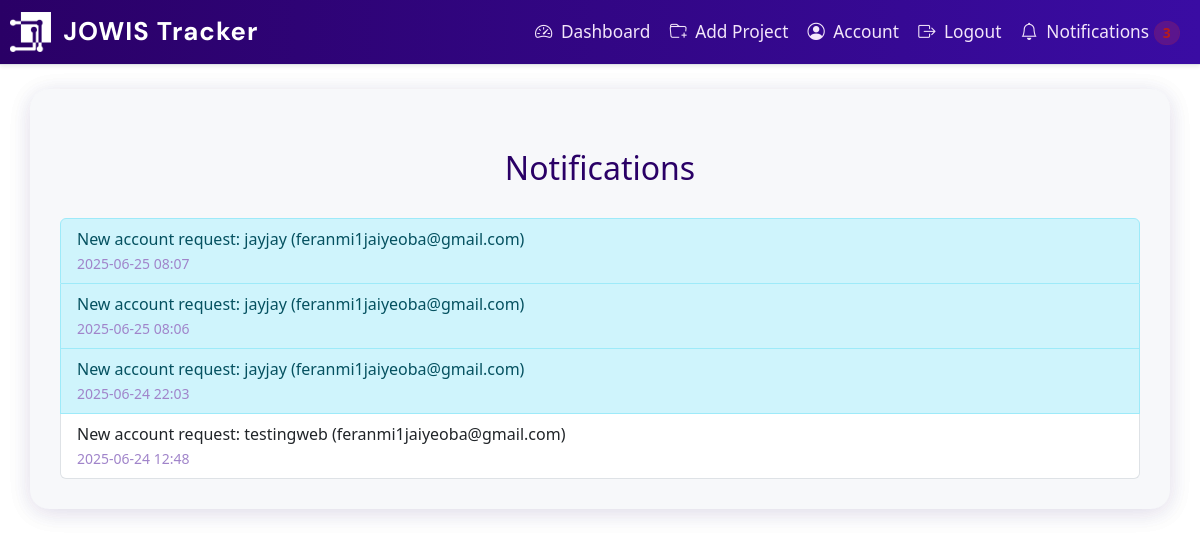
The app's page /notifications (signed in), older data.
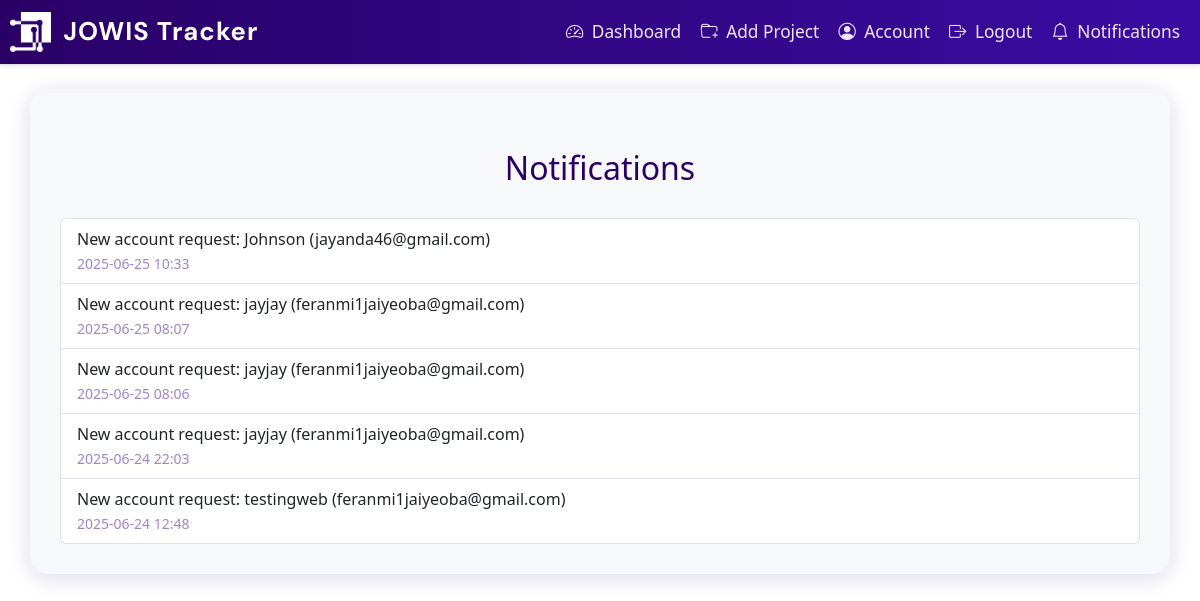
The same page, newer data.
### app/dbmodels.py (models this page shows)
class Notification(db.Model):
    id = db.Column(db.Integer, primary_key=True)
    user_id = db.Column(db.Integer, db.ForeignKey('user.id', ondelete="CASCADE"))
    message = db.Column(db.String(255), nullable=False)
    created_at = db.Column(db.DateTime, default=datetime.utcnow)
    is_read = db.Column(db.Boolean, default=False)
    user = db.relationship('User', backref='notifications')

### app/routes.py (the view)
@main.route('/notifications')
@login_required
def notifications():
    notifs = Notification.query.filter_by(user_id=current_user.id).order_by(Notification.created_at.desc()).all()
    for n in notifs:
        n.is_read = True
    db.session.commit()
    return render_template('notifications.html', notifications=notifs)

### app/__init__.py (called while the page is built)
def create_app():
    app= Flask(__name__)
    app.config.from_object("config.Config") # load app config from config.py
    db.init_app(app)
    migrate.init_app(app, db)
    login_manager.init_app(app)
    mail.init_app(app)
    scheduler.init_app(app)
    scheduler.start()
    from . import jobs  # <-- Import jobs to register them
    from .admin import init_admin
    init_admin(app)
    login_manager.login_view = "main.login"
    login_manager.login_message_category ="info"
    from .dbmodels import User
    @login_manager.user_loader
    def load_user(user_id):
        return User.query.get(int(user_id))
    from .routes import main
    app.register_blueprint(main)
    @app.errorhandler(403)
    def forbidden(e):
        return render_template("403.html"), 403
    return app

### app/templates/notifications.html
{% extends "base.html" %}
{% block content %}
<div class="container mt-4">
  <h2>Notifications</h2>
  <ul class="list-group">
    {% for notif in notifications %}
      <li class="list-group-item{% if not notif.is_read %} list-group-item-info{% endif %}">
        {{ notif.message }} <br>
        <small class="text-muted">{{ notif.created_at.strftime('%Y-%m-%d %H:%M') }}</small>
      </li>
    {% else %}
      <li class="list-group-item">No notifications.</li>
    {% endfor %}
  </ul>
</div>
{% endblock %}

### app/templates/base.html (shortened to what this page needs)
<!DOCTYPE html>
<html lang="en">
  <head>
    <link
      href="https://cdn.jsdelivr.net/npm/bootstrap@5.3.0/dist/css/bootstrap.min.css"
      rel="stylesheet"
    />
     <link
      rel="stylesheet"
      href="{{ url_for('static', filename='style.css') }}"
    />
     <link
      rel="stylesheet"
      href="{{ url_for('static', filename='custom.css') }}"
    />
    <link
      rel="stylesheet"
      href="https://cdn.jsdelivr.net/npm/bootstrap-icons@1.10.5/font/bootstrap-icons.css"
    />
  </head>
  <body class="bg-light">
    {% include "_navbar.html" %}
    <div class="container p-0">
       {% block content %}{% endblock %}
    </div>
  </body>
  </html>

### app/templates/_navbar.html (shortened to what this page needs)
            <i class="bi bi-bell"></i> Notifications {% set unread =
            current_user.notifications|selectattr('is_read', 'eq', False)|list
            %}
            <i class="bi bi-bell me-1"></i> Notifications {% set unread =
            current_user.notifications | selectattr('is_read', 'eq', False) |
            list %}
<nav class="navbar navbar-expand-lg custom-navbar border-bottom shadow-sm mb-4">
  <img
    class="logo img-fluid"
    src="{{ url_for('static', filename='img/jowis-logo2.png') }}"
    alt="Logo"
    style="max-height: 40px; width: auto"
  />
  <div class="container-fluid">
    <a class="navbar-brand fw-bold" href="{{ url_for('main.dashboard') }}">
      JOWIS Tracker
    </a>
    <div class="collapse navbar-collapse justify-content-end" id="navbarNav">
      <ul class="navbar-nav">
        <li class="nav-item">
          <a class="nav-link" href="{{ url_for('main.go_dashboard') }}">
            <i class="bi bi-speedometer2 me-1"></i> Dashboard
          </a>
        </li>
        <li class="nav-item">
          <a class="nav-link" href="{{ url_for('main.add_project') }}">
            <i class="bi bi-folder-plus me-1"></i> Add Project
          </a>
        </li>
        <li class="nav-item">
          <a class="nav-link" href="{{ url_for('main.account') }}">
            <i class="bi bi-person-circle me-1"></i> Account
          </a>
        </li>
        <li class="nav-item">
          <a class="nav-link" href="#" data-bs-toggle="modal" data-bs-target="#logoutModal" onclick="event.preventDefault();">
            <i class="bi bi-box-arrow-right me-1"></i> Logout
          </a>
        </li>
        <li class="nav-item">
          <a class="nav-link" href="{{ url_for('main.notifications') }}">
            <i class="bi bi-bell me-1"></i> Notifications {% set unread =
            current_user.notifications | selectattr('is_read', 'eq', False) |
            list %} {% if unread|length > 0 %}
            <span class="badge bg-danger">{{ unread|length }}</span>
            {% endif %}
          </a>
        </li>
      </ul>
    </div>
  </div>
</nav>

### app/static/style.css (style rules this page uses)
body { background: #fff !important; font-family: "Segoe UI", Tahoma, Geneva, Verdana, sans-serif; color: #333; margin: 0; padding: 0; }
.custom-navbar { background: linear-gradient(90deg, #2a0066 0%, #3a0ca3 100%); min-height: 64px; border-radius: 0 0 1rem 1rem; box-shadow: 0 2px 12px rgba(42, 0, 102, 0.08); }
body, body.bg-light, body.bg-gradient, body.bg-purple, body.bg-pink { background: #fff !important; }
.container, .container-login, .container-signup, .signup-container, .signup-container-1, .form-container { background: #f7f8fa !important; box-shadow: 0 4px 24px rgba(42, 0, 102, 0.08); border-radius: 1.2rem; }
h2, .signup-container h2 { color: #2a0066; text-align: center; margin-bottom: 30px; }
h2 { text-align: center; margin-bottom: 20px; color: #333; }
body { font-family: "Segoe UI", Tahoma, Geneva, Verdana, sans-serif; background-color: #f0f2f5; margin: 0; }
h2 { margin-bottom: 25px; color: #333; }
a { color: #007bff; text-decoration: none; }
body { background-color: #f2f2f2; font-family: Arial, sans-serif; margin: 0; }
body { background-color: #f4f6f8; font-family: "Segoe UI", Tahoma, Geneva, Verdana, sans-serif; color: #333; margin: 0; padding: 0; }
.container { padding: 30px; border-radius: 12px; }
h2 { text-align: center; margin-bottom: 30px; color: #2c3e50; }
body { font-family: "Segoe UI", Tahoma, Geneva, Verdana, sans-serif; background-color: #f4f6f8; margin: 0; }
h2 { text-align: center; color: #333; margin-top: 30px; }
.logo { display: block; margin: 0 auto; max-width: 20rem; height: 5rem; padding-left: 10px; }
.logo { height: 50px; width: 120px; }
.text-muted { color: #90a4ae !important; }
body { background: linear-gradient(120deg, #e3e6fd 0%, #cebbfb 100%); }
.custom-navbar { background: linear-gradient(90deg, #9119d2 0%, #8442f5 100%); min-height: 100px; box-shadow: 0 2px 12px rgba(33, 150, 243, 0.08); }
.custom-navbar .navbar-brand { color: #fff !important; font-size: 1.6rem; letter-spacing: 1px; display: flex; align-items: center; }
.custom-navbar .nav-link { color: #e3f2fd !important; font-weight: 500; font-size: 1.08rem; transition: color 0.2s, background 0.2s; border-radius: 0.5rem; padding: 0.5rem 1rem; margin-left: 0.2rem; }

### app/static/custom.css (style rules this page uses)
body { background: #fff !important; font-family: "Segoe UI", Tahoma, Geneva, Verdana, sans-serif; color: #333; margin: 0; padding: 0; }
.custom-navbar { background: linear-gradient(90deg, #2a0066 0%, #3a0ca3 100%); min-height: 64px; border-radius: 0 !important; box-shadow: 0 2px 12px rgba(42, 0, 102, 0.08); }
body, body.bg-light, body.bg-gradient, body.bg-purple, body.bg-pink { background: #fff !important; }
.container, .container-login, .container-signup, .signup-container, .signup-container-1, .form-container { background: #f7f8fa !important; box-shadow: 0 4px 24px rgba(42, 0, 102, 0.08); border-radius: 1.2rem; }
h2, .signup-container h2 { color: #2a0066; text-align: center; margin-bottom: 30px; }
.custom-navbar { background: linear-gradient(90deg, #2a0066 0%, #3a0ca3 100%); min-height: 64px; border-radius: 0 0 1rem 1rem; box-shadow: 0 2px 12px rgba(42, 0, 102, 0.08); }
.custom-navbar .navbar-brand { font-family: 'DM Sans', 'Segoe UI', Arial, sans-serif !important; font-weight: 700; color: #fff !important; font-size: 1.6rem; letter-spacing: 1px; display: flex; align-items: center; }
.custom-navbar .nav-link { color: #f3e6fa !important; font-weight: 500; font-size: 1.08rem; transition: color 0.2s, background 0.2s; border-radius: 0.5rem; padding: 0.5rem 1rem; margin-left: 0.2rem; }
.text-muted { color: #a084ca !important; }

Row changes from the older to the newer data that the page shows:
added Notification: message "New account request: Johnson (jayanda46@gmail.com)", created_at "2025-06-25 10:33"
changed Notification (number 2 of 5 on the later page): is_read False → True (drawn)
changed Notification (number 3 of 5 on the later page): is_read False → True (drawn)
changed Notification (number 4 of 5 on the later page): is_read False → True (drawn)
